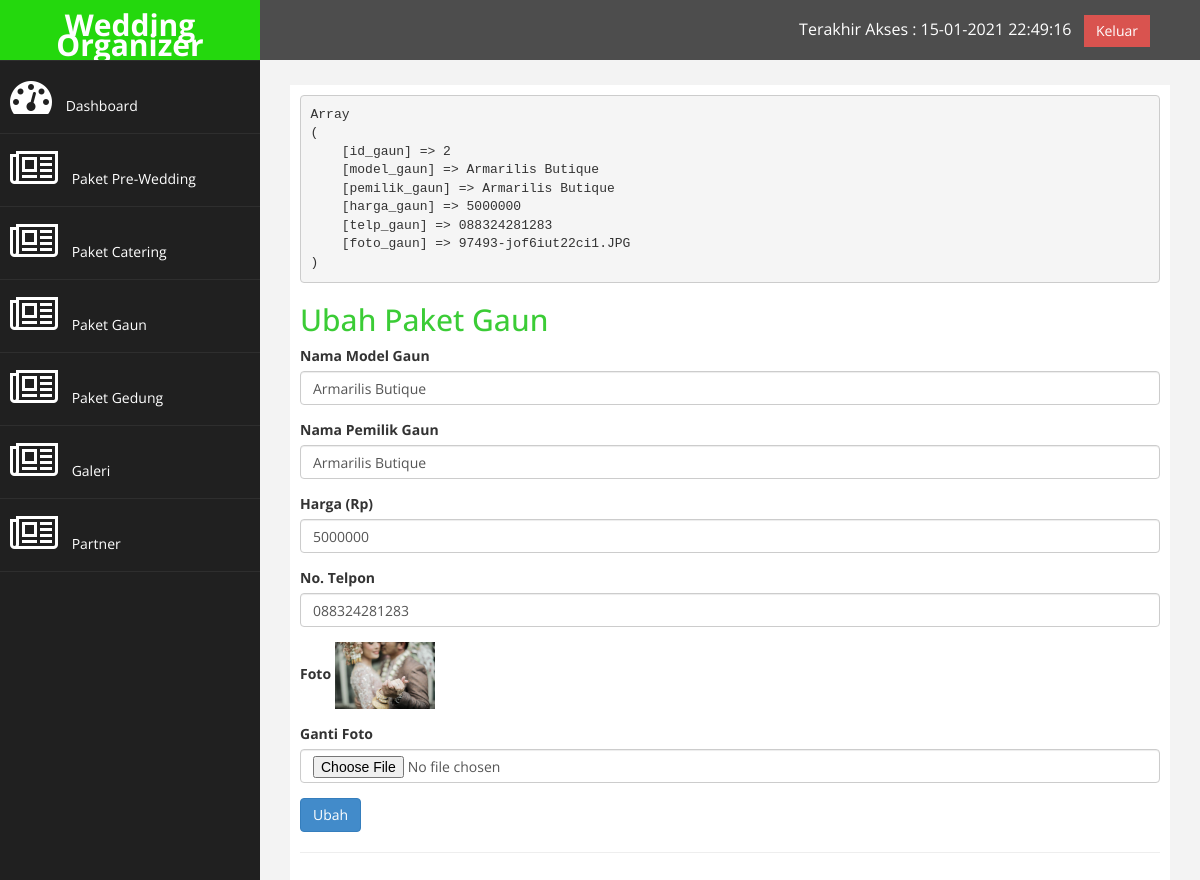
The page /admin.php?halaman=ubah_paket_gaun&id=2 (signed in) on the database its author committed.
### tables this page shows
CREATE TABLE `gaun` (
  `id_gaun` int(3) NOT NULL,
  `model_gaun` varchar(50) NOT NULL,
  `pemilik_gaun` varchar(50) NOT NULL,
  `harga_gaun` int(16) NOT NULL,
  `telp_gaun` varchar(12) NOT NULL,
  `foto_gaun` text NOT NULL
);

### ubah_paket_gaun.php (the view, shortened to what this page needs)
<?php
$ambil = mysqli_query($link, "SELECT * FROM gaun WHERE id_gaun='$_GET[id]'");
$pecah = mysqli_fetch_assoc($ambil);
echo "<pre>";
print_r($pecah);
echo "</pre>";
?>
<h2>Ubah Paket Gaun</h2>
<form method="post" enctype="multipart/form-data">
    <div class="form-group">
        <label>Nama Model Gaun</label>
        <input type="text" name="nama_model" class="form-control" value="<?= $pecah['model_gaun']; ?>">
    </div>
    <div class="form-group">
        <label>Nama Pemilik Gaun</label>
        <input type="text" name="nama_pemilik" class="form-control" value="<?= $pecah['pemilik_gaun']; ?>">
    </div>
    <div class="form-group">
        <label>Harga (Rp)</label>
        <input type="number" name="harga" class="form-control" value="<?= $pecah['harga_gaun']; ?>">
    </div>
    <div class="form-group">
        <label>No. Telpon</label>
        <input type="number" name="telp" class="form-control" value="<?= $pecah['telp_gaun']; ?>">
    </div>
    <div class="form-group">
        <label>Foto</label>
        <img src="images/<?= $pecah['foto_gaun'] ?>" width="100px">
    </div>
    <div class="form-group">
        <label>Ganti Foto</label>
        <input type="file" name="foto" class="form-control">
    </div>
    <button class="btn btn-primary" name="ubah">Ubah</button>
</form>

### admin/assets/css/custom.css (style rules this page uses)
body { font-family: 'Open Sans', sans-serif; }
h2 { color: rgba(32, 197, 26, 0.877); }

### rows shown on the page
gaun: nama_model "Armarilis Butique", nama_pemilik "Armarilis Butique", harga "5000000", telp "088324281283", foto_gaun (picture)
